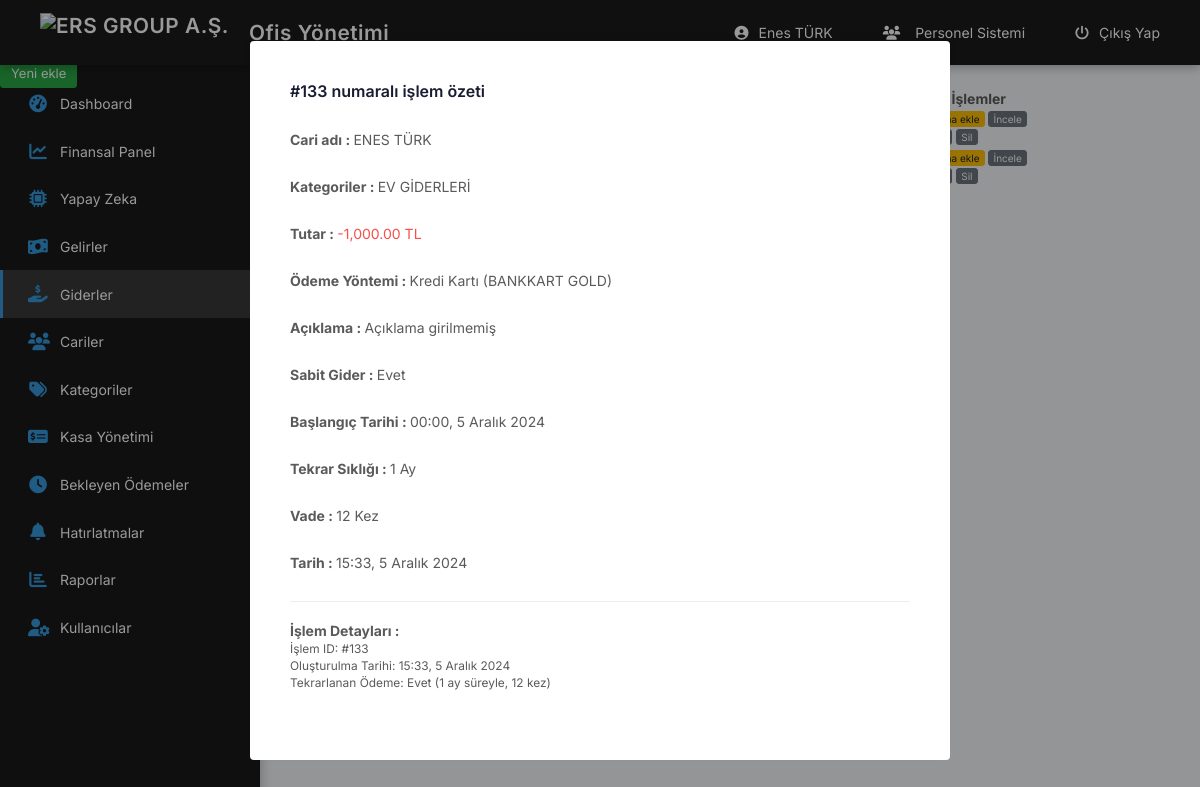
/muhasebe/expense.php?view_id=133 (signed in), run on the app's committed database.
### tables this page shows
CREATE TABLE `users` (
  `id` int(11) NOT NULL,
  `fullname` text NOT NULL,
  `phone` text NOT NULL,
  `email` text NOT NULL,
  `password` text NOT NULL,
  `uniqid` text NOT NULL,
  `status` tinyint(1) NOT NULL
);

CREATE TABLE `finances` (
  `id` int(11) NOT NULL,
  `u_id` int(11) NOT NULL,
  `customer_id` int(11) NOT NULL,
  `category_id` int(11) NOT NULL,
  `method_id` int(11) NOT NULL,
  `price` decimal(10,2) NOT NULL,
  `event_type` int(11) NOT NULL,
  `description` text DEFAULT NULL,
  `adddate` datetime NOT NULL DEFAULT current_timestamp(),
  `is_recurring` tinyint(1) DEFAULT 0,
  `recurring_start_date` date DEFAULT NULL,
  `recurring_months` int(11) DEFAULT NULL,
  `parent_recurring_id` int(11) DEFAULT NULL,
  `recurring_count` int(11) DEFAULT NULL,
  `safe_id` int(11) DEFAULT NULL,
  `payment_source_type` varchar(20) DEFAULT NULL,
  `payment_source_id` int(11) DEFAULT NULL,
  `payment_status` tinyint(1) DEFAULT NULL,
  `transaction_id` int(11) DEFAULT NULL,
  `ai_categorized` tinyint(1) DEFAULT 0,
  `ai_confidence` decimal(5,2) DEFAULT 0.00,
  `ai_matched_keywords` text DEFAULT NULL,
  `ai_suggested_categories` text DEFAULT NULL,
  `ai_analysis_data` longtext DEFAULT NULL,
  `processed` tinyint(1) DEFAULT 0
);

CREATE TABLE `customers` (
  `id` int(11) NOT NULL,
  `title` text NOT NULL,
  `phone` text DEFAULT NULL,
  `email` text DEFAULT NULL,
  `tax_no` text DEFAULT NULL,
  `tax_office` text DEFAULT NULL,
  `address` text DEFAULT NULL,
  `status` tinyint(1) NOT NULL
);

CREATE TABLE `categories` (
  `id` int(11) NOT NULL,
  `title` text NOT NULL,
  `type` enum('income','expense') NOT NULL DEFAULT 'expense'
);

CREATE TABLE `safes` (
  `id` int(11) NOT NULL,
  `u_id` int(11) NOT NULL,
  `title` varchar(255) NOT NULL,
  `type` varchar(20) NOT NULL,
  `balance` decimal(10,2) DEFAULT 0.00,
  `credit_limit` decimal(10,2) DEFAULT 0.00,
  `description` text DEFAULT NULL,
  `status` tinyint(1) DEFAULT 1,
  `created_at` datetime DEFAULT current_timestamp(),
  `statement_day` int(11) DEFAULT NULL,
  `due_day` int(11) DEFAULT NULL,
  `bank_name` varchar(255) DEFAULT NULL
);

### muhasebe/expense.php (the view, shortened to what the rows shown need)
<?php require('_class/config.php'); require('session.php');   ?>
<!DOCTYPE html>
<html>
      <head>
            <?php require('_inc/head.php'); ?>
      </head>
      <body>
            <?php require('_inc/header.php'); ?>
            <section class="content">
                   <div class="title">
                        <div class="left">
                              <h1>Giderler</h1>
                        </div>
                  </div>
<?php if(isset($_GET['add'])){ ?>
<div class="modal active">
    <form method="post" action="_ajax/_ajaxAddExpense.php" class="panel-default modal-medium" id="frmAddExpense" onsubmit="return false">
        <div class="panel-title"><i class="fal fa-plus-circle"></i> Yeni Gider Ekle</div>
        <div class="panel-body">
            <div class="row">
                <div class="col-md-6">
                    <div class="form-group">
                        <label>Cariler</label>
                        <select name="customer_id" class="form-control selectpicker" data-live-search="true" data-size="5" data-title="Lütfen seçiniz">
                            <?php $list = $pia->query("SELECT * FROM customers ORDER BY title ASC"); foreach($list as $item){ ?>
                            <option value="<?=$item->id;?>"><?=$item->title;?></option>
                            <?php } ?>
                        </select>
                    </div>
                </div>
                <div class="col-md-6">
                    <div class="form-group">
                        <label>Kategoriler</label>
                        <select name="category_id" class="form-control">
                            <?php $list = $pia->query("SELECT * FROM categories WHERE type='expense' ORDER BY title ASC"); foreach($list as $item){ ?>
                            <option value="<?=$item->id;?>"><?=$item->title;?></option>
                            <?php } ?>
                        </select>
                    </div>
                </div>
            </div>
            <div class="row">
                <div class="col-md-6">
                    <div class="form-group">
                        <label>Tutar</label>
                        <input type="text" name="price" class="form-control" />
                    </div>
                </div>
                <div class="col-md-6">
                    <div class="form-group">
                        <label>Kasa Seçimi</label>
                        <select name="safe_id" class="form-control" required>
                            <option value="">Kasa Seçiniz</option>
                            <?php
                            $safes = $pia->query("SELECT * FROM safes WHERE u_id = $admin->id AND status = 1 ORDER BY title ASC");
                            foreach($safes as $safe){
                                $type_text = array(
                                    'cash' => 'Nakit',
                                    'credit_card' => 'Kredi Kartı',
                                    'bank_account' => 'Banka Hesabı',
                                    'check' => 'Çek Hesabı'
                                );
                                $shown_type = isset($type_text[$safe->type]) ? $type_text[$safe->type] : $safe->type;
                                if($safe->type == 'credit_card') {
                                    $used_amount = $safe->credit_limit - $safe->balance;
                                    $available = $safe->credit_limit - $used_amount;
                                    echo '<option value="'.$safe->id.'">'.$safe->title.' ('.$shown_type.' - Limit: '.number_format($available, 2).' TL)</option>';
                                } else {
                                    echo '<option value="'.$safe->id.'">'.$safe->title.' ('.$shown_type.' - Bakiye: '.number_format($safe->balance, 2).' TL)</option>';
                                }
                            }
                            ?>
                        </select>
                    </div>
                </div>
            </div>
            <div class="form-group">
                <label>Notlar</label>
                <textarea name="description" class="form-control"></textarea>
            </div>
            <div class="form-group">
                <label>Tarih&Saat</label>
                <input type="datetime-local" name="adddate" class="form-control" value="<?=date('Y-m-d H:i:s');?>" />
            </div>
            <div class="form-group">
                <label>Sabit Gider mi?</label>
                <select name="is_recurring" id="is_recurring" class="form-control" onchange="toggleRecurringDetails(this.value)">
                    <option value="0">Hayır</option>
                    <option value="1">Evet</option>
                </select>
            </div>
            <div id="recurring_details" style="display:none;">
                <div class="row">
                    <div class="col-md-6">
                        <div class="form-group">
                            <label>Başlangıç Tarihi</label>
                            <input type="date" name="recurring_start_date" class="form-control" value="<?=date('Y-m-d');?>">
                        </div>
                    </div>
                    <div class="col-md-6">
                        <div class="form-group">
                            <label>Tekrar Sıklığı (Ay)</label>
                            <input type="number" name="recurring_months" class="form-control" min="1" value="1">
                        </div>
                    </div>
                </div>
                <div class="form-group">
                    <label>Vade (Kaç Kez Tekrarlansın?)</label>
                    <input type="number" name="recurring_count" class="form-control" min="1" value="12">
                </div>
            </div>
            <button type="button" onclick="saveForm()" class="btn-primary">Kaydet</button>
            <a href="expense.php" class="btn-danger">Vazgeç</a>
        </div>
        <input type="hidden" name="frm" value="frmAddExpense" />
    </form>
</div>
              <?php }elseif(isset($_GET['view_id'])){
    $edit_id = $pia->control($_GET['view_id'],'int');
    $edit_row = $pia->get_row("SELECT f.*,
        c.title as customer_name,
        cat.title as category_name,
        s.title as safe_name,
        s.type as safe_type,
        s.balance as safe_balance,
        f.description as description
        FROM finances f
        LEFT JOIN customers c ON f.customer_id = c.id
        LEFT JOIN categories cat ON f.category_id = cat.id
        LEFT JOIN safes s ON f.safe_id = s.id
        WHERE f.id = $edit_id");
?>
    <div class="modal active">
        <div class="panel-default modal-medium">
            <div class="panel-title">#<?=$edit_row->id;?> numaralı işlem özeti</div>
            <div class="panel-body">
                <div class="form-group">
                    <strong>Cari adı : </strong>
                    <?=$edit_row->customer_name;?>
                </div>
                <div class="form-group">
                    <strong>Kategoriler : </strong>
                    <?=$edit_row->category_name;?>
                </div>
                <div class="form-group">
                    <strong>Tutar : </strong>
                    <span class="text-danger">-<?=number_format($edit_row->price, 2);?> TL</span>
                </div>
                <div class="form-group">
                    <strong>Ödeme Yöntemi : </strong>
                    <?php
                    $type_text = array(
                        'cash' => 'Nakit',
                        'credit_card' => 'Kredi Kartı',
                        'bank_account' => 'Banka Hesabı',
                        'check' => 'Çek Hesabı'
                    );
                    $shown_type = isset($type_text[$edit_row->safe_type]) ? $type_text[$edit_row->safe_type] : $edit_row->safe_type;
                    echo $shown_type . ' ('.$edit_row->safe_name.')';
                    ?>
                </div>
                <div class="form-group">
                    <strong>Açıklama : </strong>
                    <?=!empty($edit_row->description) ? nl2br($edit_row->description) : 'Açıklama girilmemiş';?>
                </div>
                <div class="form-group">
                    <strong>Sabit Gider : </strong>
                    <?=$edit_row->is_recurring==1?'Evet':'Hayır';?>
                </div>
                <?php if($edit_row->is_recurring==1){ ?>
                    <div class="form-group">
                        <strong>Başlangıç Tarihi : </strong>
                        <?php
                        if(!empty($edit_row->recurring_start_date) && $edit_row->recurring_start_date != '0000-00-00') {
                            echo $pia->time_tr($edit_row->recurring_start_date);
                        } else {
                            echo date('d.m.Y', strtotime($edit_row->adddate));
                        }
                        ?>
                    </div>
                    <div class="form-group">
                        <strong>Tekrar Sıklığı : </strong>
                        <?=$edit_row->recurring_months;?> Ay
                    </div>
                    <div class="form-group">
                        <strong>Vade : </strong>
                        <?=$edit_row->recurring_count;?> Kez
                    </div>
                <?php } ?>
                <div class="form-group m0">
                    <strong>Tarih : </strong>
                    <?=$pia->time_tr($edit_row->adddate);?>
                </div>
                <div class="form-group" style="margin-top: 20px; padding-top: 20px; border-top: 1px solid #eee;">
                    <strong>İşlem Detayları : </strong><br>
                    <small>
                        İşlem ID: #<?=$edit_row->id;?><br>
                        Oluşturulma Tarihi: <?=$pia->time_tr($edit_row->adddate);?><br>
                        <?php if($edit_row->is_recurring==1): ?>
                        Tekrarlanan Ödeme: Evet (<?=$edit_row->recurring_months;?> ay süreyle, <?=$edit_row->recurring_count;?> kez)<br>
                        <?php endif; ?>
                    </small>
                </div>
            </div>
        </div>
    </div>
<?php } ?>
                       <table class="table">
    <thead>
        <tr>
            <th width="50px">ID</th>
            <th>Cari adı</th>
            <th>Kategoriler</th>
            <th>Tutar</th>
            <th>Ödeme Y.</th>
            <th>Sabit Gider</th>
            <th width="150px">Tarih</th>
            <th width="150px">İşlemler</th>
        </tr>
    </thead>
    <tbody>
        <?php
        $list = $pia->query("SELECT f.*,
            c.title as customer_name,
            cat.title as category_name,
            s.title as safe_name,
            s.type as safe_type
            FROM finances f
            LEFT JOIN customers c ON f.customer_id = c.id
            LEFT JOIN categories cat ON f.category_id = cat.id
            LEFT JOIN safes s ON f.safe_id = s.id
            WHERE f.event_type = 0 AND f.u_id = $admin->id
            ORDER BY f.adddate DESC");
        foreach($list as $item){ ?>
            <tr>
                <td><?=$item->id;?></td>
                <td><?=$item->customer_name;?></td>
                <td><?=$item->category_name;?></td>
                <td class="text-danger">-<?=number_format($item->price, 2);?> TL</td>
                <td>
</td>
                <td><?=$item->is_recurring==1?'Evet':'Hayır';?></td>
                <td><?=$pia->time_tr($item->adddate);?></td>
                <td>
                    <a href="expense.php?add_reminder=<?=$item->id;?>" class="btn-warning btn-xs">Hatırlatma ekle</a>
                    <a href="expense.php?view_id=<?=$item->id;?>" class="btn-default btn-xs">İncele</a>
                    <a href="expense.php?edit=<?=$item->id;?>" class="btn-default btn-xs">Düzenle</a>
                    <a onclick="_delete('finances', <?=$item->id;?>);" class="btn-default btn-xs">Sil</a>
                </td>
            </tr>
        <?php } ?>
    </tbody>
</table>
                  </section>
</body>
</html>

### muhasebe/_inc/header.php (shortened to what the rows shown need)
<header class="header">
    <div class="header-right">
        <a href="users.php?edit=<?=$admin->id;?>" class="user-link">
            <i class="fas fa-user-circle"></i> <?=$admin->fullname;?>
        </a>
        <a href="../personel/" class="personnel-link">
            <i class="fas fa-users"></i> Personel Sistemi
        </a>
        <a href="logout.php" class="logout-link">
            <i class="fas fa-power-off"></i> Çıkış Yap
        </a>
    </div>
</header>

### data on the page
users: fullname "Enes TÜRK"
finances: id "133", customer.title "ENES TÜRK", category.title "EV GİDERLERİ", price "1,000.00", safe.type "Kredi Kartı", safe.title "BANKKART GOLD", recurring_start_date "00:00, 5 Aralık 2024", recurring_months "1", recurring_count "12", adddate "15:33, 5 Aralık 2024"
